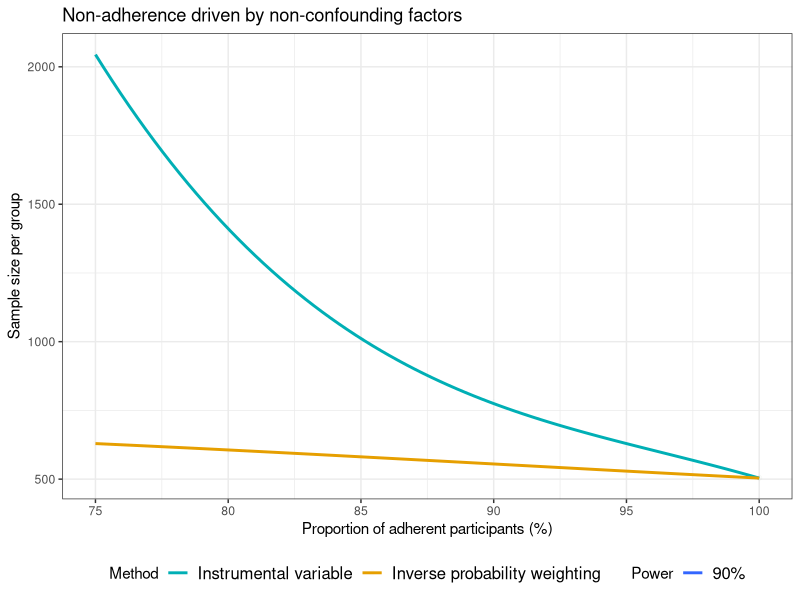
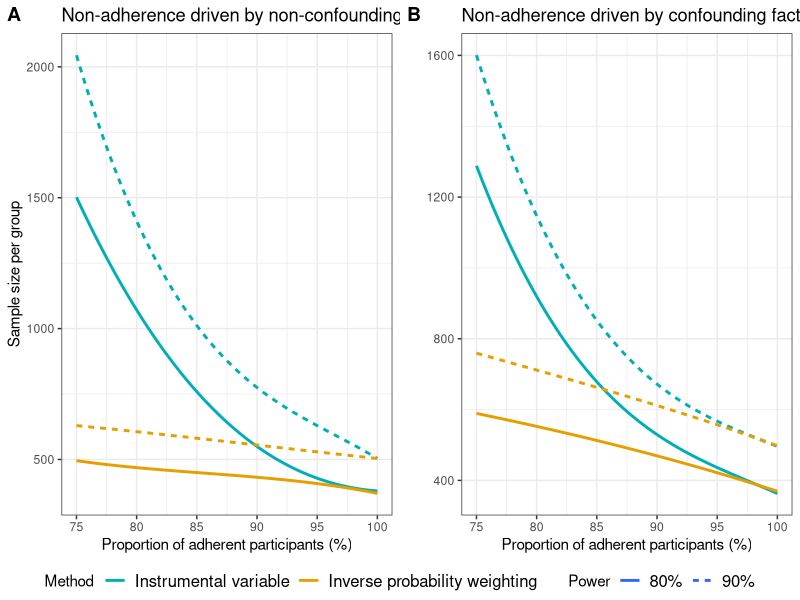

These charts were generated, in order, by the following R code:
library(ggplot2)
library(ggpubr)

interval=seq(75,100,by=5)
legendfontsize=12

Powerdata.c=data.frame(
    Method=rep(c('Inverse probability weighting','Instrumental variable'), each=2*length(interval)),
    Power= rep(c('90%', "80%"),each=length(interval)),
    interval=rep(interval,2),
    samplesize=c(760, 710, 660, 620, 550, 500, 
                 590, 550, 515, 470, 420, 370, 
                 1600, 1155, 830, 700, 550, 500, 
                 1300, 880, 720, 525, 420, 370)
)

Powerdata.nc=data.frame(
    Method=rep(c('Inverse probability weighting','Instrumental variable'), each=2*length(interval)),
    Power= rep(c('90%', "80%"),each=length(interval)),
    interval=rep(interval,2),
    samplesize=c(630, 605, 580, 560, 525, 505, 
                 495, 470, 450, 430, 410, 370, 
                 2045, 1410, 1010, 780, 625, 505, 
                 1500, 1070, 785, 500, 465, 370
    )
)

nc=ggplot(Powerdata.nc, aes(x=interval, y=samplesize, colour=Method, linetype=Power)) +
    geom_point(aes(color = Method), alpha=0.01)+
    scale_alpha_manual(values = c("Inverse probability weighting"=0.00001,"Instrumental variable" = 0.00001), guide = 'none')+
    geom_smooth(aes(colour=Method), method = lm, formula = y ~ splines::bs(x, 3), se = FALSE)+
    scale_color_manual(values=c("#00AFB5", "#E69F00"))+
    ylab('Sample size per group')+
    xlab('Proportion of adherent participants (%)')+
    labs(title = "Non-adherence driven by non-confounding factors")+
    theme_bw()+
    theme(legend.position = 'bottom', legend.text=element_text(size=legendfontsize))

c=ggplot(Powerdata.c, aes(x=interval, y=samplesize, colour=Method, linetype=Power)) +
    geom_point(aes(color = Method), alpha=0.01)+
    geom_smooth(aes(colour=Method), method = lm, formula = y ~ splines::bs(x, 3), se = FALSE)+
    scale_color_manual(values=c("#00AFB5", "#E69F00"))+
    ylab('')+
    xlab('Proportion of adherent participants (%)')+
    labs(title = "Non-adherence driven by confounding factors")+
    theme_bw()+
    theme(legend.position = 'bottom',  legend.text=element_text(size=legendfontsize))

plot=ggarrange(nc,c,labels=c('A','B'),
          common.legend = T,legend = 'bottom')
ggsave(filename = paste("samplesize", Sys.Date(), ".pdf"), width = width, height = height*3/4, units = "in")

###simplified for presentation
Powerdata.nc=data.frame(
  Method=rep(c('Inverse probability weighting','Instrumental variable'), each=length(interval)),
  Power= rep(c('90%'),each=length(interval)),
  interval=interval,
  samplesize=c(630, 605, 580, 560, 525, 505,
               2045, 1410, 1010, 780, 625, 505
  )
)

ggplot(Powerdata.nc, aes(x=interval, y=samplesize, colour=Method, linetype=Power)) +
  geom_point(aes(color = Method), alpha=0.01)+
  scale_alpha_manual(values = c("Inverse probability weighting"=0.00001,"Instrumental variable" = 0.00001), guide = 'none')+
  geom_smooth(aes(colour=Method), method = lm, formula = y ~ splines::bs(x, 3), se = FALSE)+
  scale_color_manual(values=c("#00AFB5", "#E69F00"))+
  ylab('Sample size per group')+
  xlab('Proportion of adherent participants (%)')+
  labs(title = "Non-adherence driven by non-confounding factors")+
  theme_bw()+
  theme(legend.position = 'bottom', legend.text=element_text(size=legendfontsize))

